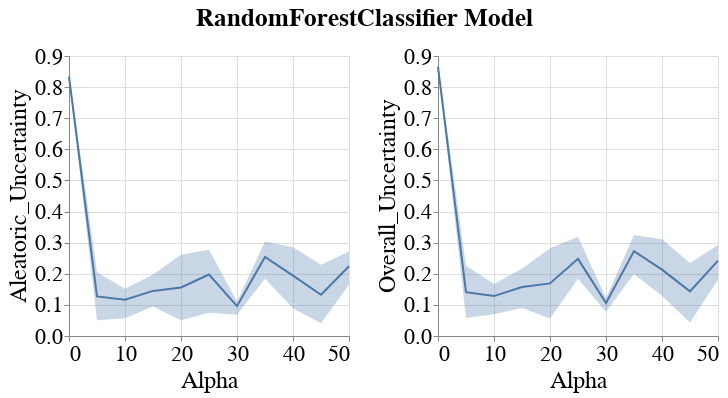

Write notebook code for a chart like this one.
### Code cell
visualizer.create_subgroup_metrics_line_band_plot(model_name=MODEL_NAMES[0],
                                                  subgroup_metrics=['Aleatoric_Uncertainty', 'Overall_Uncertainty'])
